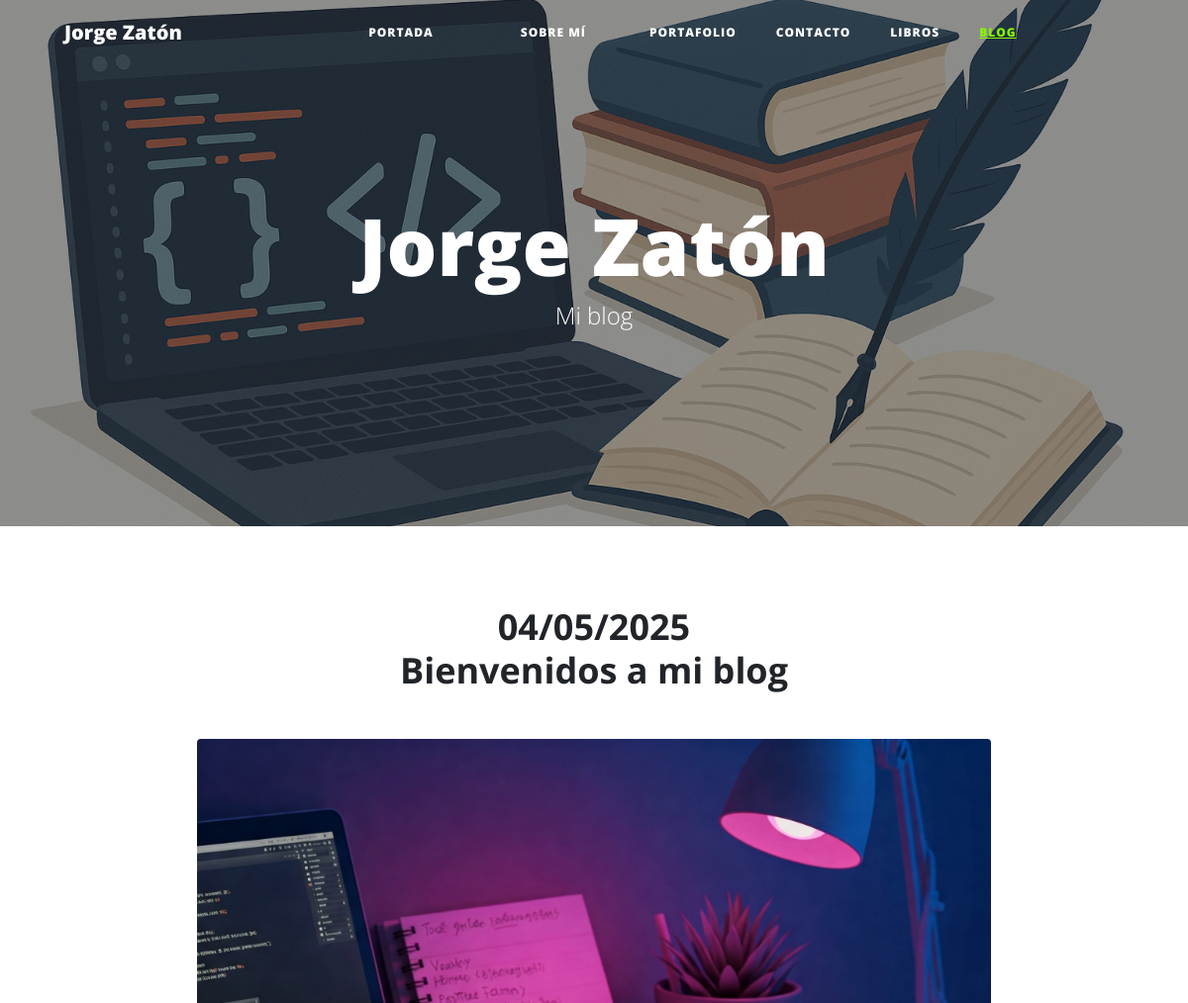
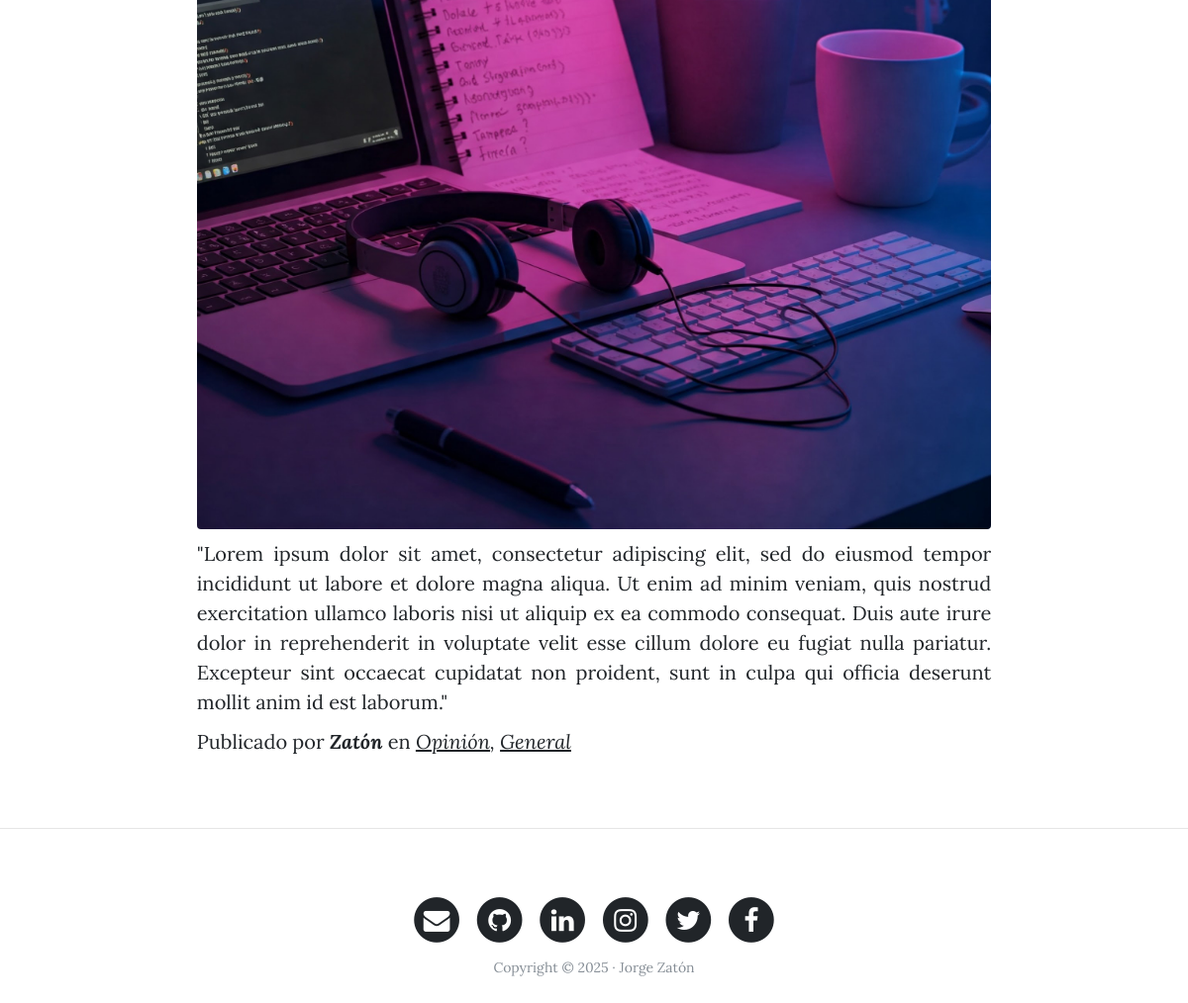
The app's page /blog/category/2/ with its own data (2 pictures, top to bottom).
### blog/models.py (models this page shows, shortened)
class Posts(models.Model):
    title = models.CharField(max_length=200, verbose_name='Título')
    content = models.TextField(verbose_name='Contenido')
    published = models.DateTimeField(verbose_name='Fecha de publicación', default=timezone.now()) #fecha de publicación
    categories = models.ManyToManyField(Category, verbose_name='Categoría', blank=True, related_name="get_posts") #relación con el modelo Category, puede ser nulo o vací
    author = models.ForeignKey(User, verbose_name="Autor", on_delete=models.PROTECT, null=True, blank=True,) #relación con el modelo User, si se elimina el usuario se eliminan los posts
    image = models.ImageField(upload_to='projects/', verbose_name='Imagen') #sube la imagen a la carpeta projects con la fecha de subida
    created = models.DateTimeField(auto_now_add=True, verbose_name="fecha de creación") #fecha de creación
    updated = models.DateTimeField(auto_now=True, verbose_name= "fecha de modificación")
    link = models.URLField(null=True, blank=True, verbose_name = "Enlace") #fecha de modificacion
    class Meta:
        verbose_name = 'Blog'
        verbose_name_plural = 'Blogs'
        ordering = ['-created'] # ordena por fecha de creación, de más reciente a más antiguo

class Category(models.Model):
    name = models.CharField(max_length=200, verbose_name='Nombre de la categoría')
    created = models.DateTimeField(auto_now_add=True, verbose_name="fecha de creación") #fecha de creación
    updated = models.DateTimeField(auto_now=True, verbose_name= "fecha de modificación")
    class Meta:
        verbose_name = 'Categoría'
        verbose_name_plural = 'Categorías'
        ordering = ['-created'] # ordena por fecha de creación, de más reciente a más antiguo

### blog/views.py (the view)
# urls.py: path('category/<int:category_id>/', views.category, name="category"),
def category(request, category_id):
    category = get_object_or_404(Category, id=category_id)  # con get_object_or_404 se obtiene el objeto o se lanza un error 404 si no existe
    return render(request,
                  "blog/category.html",
                  {
                      "category": category,
                  }
                  )

### social/processors.py (called while the page is built)
def ctx_dict(request):
    ctx = {}
    links = Link.objects.all()
    for link in links:
        ctx[link.key] = link.url
    return ctx

### blog/templates/blog/category.html (shortened to what this page needs)
{% extends 'core/base.html' %}
{%block textoscabecera%}
<h1>Jorge Zatón</h1>
<span class="subheading">Mi blog</span>
{% endblock %}
{% block imagenportada %} {% load static %}{% static 'core/img/portadablog.png' %} {% endblock %}
{% block content %}
{%for post in category.get_posts.all %}
    <section class="page-section cta">
        <div class="container">
          <div class="row">
            <div class="col-xl-9 mx-auto">
              <div class="cta-innerv text-center rounded">
                <h2 class="section-heading mb-5">
                  <span class="section-heading-upper">{{post.created|date:"SHORT_DATE_FORMAT"}}</span>
                  <span class="section-heading-lower">{{post.title}}</span>
                </h2>
                <p class="mb-0">
                  <img class="mx-auto d-flex rounded img-fluid mb-3 mb-lg-0" src="{{post.image.url}}" alt="">
                </p>
                <p class="mb-0 mbt">
                    {{post.content|linebreaks}}
                </p>
                <p class="mb-0 mbt">
                  <span class="section-heading-under">Publicado por <em><b>{{post.author}}</b></em> en <em>
                  {% for category in post.categories.all %}
                    <a href="{% url  "category" category.id %}" class="link">{{category.name}}</a>{% if not forloop.last %}, {% endif %}
                  {% endfor %}
                </em></span>
                </p>
              </div>
            </div>
          </div>
        </div>
      </section>
{% endfor %}
{% endblock %}

### records on screen
Posts: created "04/05/2025", title "Bienvenidos a mi blog", image (picture), content "\"Lorem ipsum dolor sit amet, consectetur adipiscing elit, sed do eiusmod tempor incididunt ut labore et dolore magna aliqua. Ut enim ad minim veniam, quis nostrud exercitation ullamco laboris nisi ut aliquip ex ea commodo consequat. Duis aute irure dolor in reprehenderit in voluptate velit esse cillum dolore eu fugiat nulla pariatur. Excepteur sint occaecat cupidatat non proident, sunt in culpa qui officia deserunt mollit anim id est laborum.\"", author "Zatón"
Category: name "Opinión"
Category: name "General"
